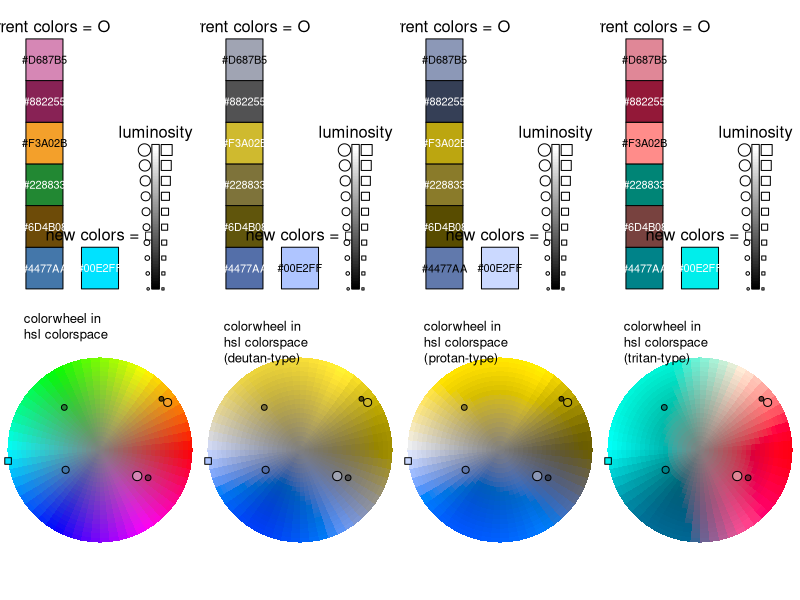

Recreate this plot in R.
library(farver)

#### specify parameters ####
color_space     <-  c("hsl", "lab", "lch", "oklab", "oklch")[4]
colorblind_safe <- T #weights over deutan, protan, tritan vision
colorblind_weights <- c(none = 6,
                        deutan = 6,
                        protan = 2,
                        tritan = 0.1)
brewer_cols <- T
rainbow_circle_cols <- F
constrain_to_similar_colors <- T
fb_rat <- 0.9 #how much wider should the constraint be than the quantiles?
user_cols <- NA
user_cols <- c(Transcriptomics = "#4477AA",
               Metabolomics = "#6D4B08",
               Proteomics = "#228833",
               Phosphoproteomics = "#F3A02B",
               ATAC = "#882255",
               Methylation = "#D687B5")
n_rainbow = 6
n_optim_runs <- 100
n_cols_to_add <- 1
colorwheel_space <- c("hsl", "lch", "oklch")[1]
plot_cbs <- c("none", "deutan", "protan", "tritan")[1:4]

#### functions ####
polar2cart <- function(t, r){c(r*cos(t), r * sin(t))}

logit <- function(p){log(p/(1-p))}

invlogit <- function(x){exp(x)/(1+exp(x))}

cyl2cart <- function(t,r,z){c(polar2cart(t,r),z)}

cart2polar <- function(x,y){c(atan(y/x), sqrt(x^2 + y^2))}

shrink <- function(x, a = 0.1){c(x[1] + diff(x)/2*a, x[2] - diff(x)/2*a)}

cvd_convert <- function(cols, severity = 1, linear = T, 
                        type = c("none", "deutan", "protan", "tritan")[1]){
  if(type == "deutan"){
    return(colorspace::deutan(cols, severity = severity, linear = linear))
  } else if(type == "protan"){
    return(colorspace::protan(cols, severity = severity, linear = linear))
  } else if(type == "tritan"){
    return(colorspace::tritan(cols, severity = severity, linear = linear))
  } else {
    return(cols)
  }
}

#set bounds across channels
flex_bounds <- function(x, xlim = c(0,1), rat = 1.1){
  range_x <- diff(range(x))
  mean_x <- mean(x)
  new_x <- mean_x + c(-1,1) / 2 * range_x * rat 
  new_x[1] <- max(xlim[1], new_x[1])
  new_x[2] <- min(xlim[2], new_x[2])
  return(new_x)
}

rescale <- function(M) {
  for (cni in cn)
    M[, cni] <- M[, cni] *
      (cs_ranges[[color_space]]$max[cni] -
         cs_ranges[[color_space]]$min[cni]) +
      cs_ranges[[color_space]]$min[cni]
  M
}


#specify objective function
mean_dist_func <- function(par,
                           curr_cols,
                           bounds_sc, 
                           bounds_l,
                           color_space,
                           cs_ranges,
                           dist_alg = "cie2000",
                           colorblind_safe = TRUE,
                           colorblind_weights = c(none = 6,
                                                  deutan = 6,
                                                  protan = 2,
                                                  tritan = 0.1),
                           init_weights = NULL,
                           init_colors = NULL,
                           return_info = F) {
  
  cn <- colnames(curr_cols)
  
  # transform params to [0,1]
  m <- matrix(par, ncol = length(cn), byrow = TRUE)
  nncols <- nrow(m)
  colnames(m) <- cn
  
  #for luminosity
  if ("l" %in% cn){
    if(nrow(m) > 1) {
      m[2:nrow(m), "l"] <- exp(m[2:nrow(m), "l"])
      m[, "l"]          <- cumsum(m[, "l"])
    } 
    m[, "l"] <- plogis(m[, "l"]) * diff(bounds_l) + bounds_l[1]
  }
  
  #for chroma / saturation
  if (any(cn %in% c("s","c"))){
    m[, intersect(c("s","c"), cn)] <-
      plogis(m[, intersect(c("s","c"), cn)]) *
      diff(bounds_sc) + bounds_sc[1]
  }
  
  #for remaining channels
  other_channels <- !(cn %in% c("s","c", "l"))
  if (any(other_channels)){
    m[, other_channels] <- plogis(m[, other_channels])
  }
  
  #then convert back to real units and recover hex codes
  new_hex <- encode_colour(rescale(m), from = color_space)
  curr_hex <- encode_colour(rescale(curr_cols), from = color_space)
  
  #convert to colorblind-space and compute pairwise distances
  if (colorblind_safe){
    cvd_states <- c("deutan","protan","tritan","none")
  } else {
    cvd_states <- "none"
  }  
  
  d <- setNames(numeric(length(cvd_states)), cvd_states)
  for (cvd_state in cvd_states) {
    
    #simulate colorblindness
    nh <- cvd_convert(new_hex, type = cvd_state)
    ch <- cvd_convert(curr_hex, type = cvd_state)
    
    #get back into appropriate colorspace
    cvals <- farver::decode_colour(ch, to = color_space)
    nvals <- farver::decode_colour(nh, to = color_space)
    
    #find distances between colors
    dists <- c(
      #old colors to new colors
      compare_colour(from = cvals, to = nvals, 
                     method = dist_alg, 
                     from_space = color_space),
      #new colors to new colors
      compare_colour(from = nvals, 
                     method = dist_alg, 
                     from_space = color_space)[upper.tri(diag(length(nh)))]
    )
    
    #compute harmonic mean of distances
    hmean_dist <- 1 / mean(1/dists)
    d[[cvd_state]] <- hmean_dist
    
  }
  
  #compute weighted harmonic mean
  wd <- sum(d * colorblind_weights[cvd_states])
  
  #also compute a penalty term so values can't rocket away
  penalty <- sum(par^2)
  
  #are we trying to also stick to some initial colors?
  if(!is.null(init_weights) & !is.null(init_colors)){
    init_cvals <- farver::decode_colour(init_colors, to = color_space)
    dists_to_init <- sapply(1:nncols, function(ci){
      compare_colour(from = init_cvals[ci,], to = nvals[ci,], 
                     method = dist_alg, 
                     from_space = color_space)})
    weighted_dists_to_init <- sum(dists_to_init * init_weights)
    penalty <- penalty + weighted_dists_to_init
  }
  
  #do we want to return the objective, or other relevant metadata?
  if(return_info){
    out <- list(wd = wd,
                new_hex = new_hex)
  } else {
    #since optim minimizes but we want to maximize the distance, multiply by -1
    out <- -wd + penalty
  }
  
  return(out)
  
}

#### generate colors ####
#generate colors in specified colorspace
if(brewer_cols){
  cols <- RColorBrewer::brewer.pal(8, "Set1")
  dat <- farver::decode_colour(cols, to = color_space)
} 
if(rainbow_circle_cols){
  dat <- do.call(rbind, lapply(1:n_rainbow, function(x) 
    farver::decode_colour("red", to = color_space)))
  dat[,"h"] <- seq(0, 360, length.out = n_rainbow + 1)[-1]
  cols <- encode_colour(dat, from = color_space)
}
if(!all(is.na(user_cols))){
  cols <- user_cols
  dat <- farver::decode_colour(cols, to = color_space)
}

#rescale colorspaces to be out of 1
cs_ranges <- list(
  hsl = list(
    min = c(h = 0, s = 0, l = 0),
    max = c(h = 360, s = 100, l = 100)
  ),
  lab = list(
    min = c(l = 0, a = -128, b = -128),
    max = c(l = 100, a = 127, b = 127)
  ),
  lch = list(
    min = c(l = 0, c = 0, h = 0),
    max = c(l = 100, c = 140, h = 360)
  ),
  oklab = list(
    min = c(l = 0, a = -0.5, b = -0.5),
    max = c(l = 1, a = 0.5, b = 0.5)
  ),
  oklch = list(
    min = c(l = 0, c = 0, h = 0),
    max = c(l = 1, c = 0.4, h = 360)
  )
)

cn <- colnames(dat) #channel or column names
for(cni in cn){
  dat[,cni] <- (dat[,cni] - cs_ranges[[color_space]]$min[cni]) / 
    (cs_ranges[[color_space]]$max[cni] - cs_ranges[[color_space]]$min[cni])  
}


if(constrain_to_similar_colors){
  
  #for the saturation or chroma channel, if one exists
  if(any(cn %in% c("s", "c"))){
    bounds_sc <- flex_bounds(quantile((dat[,2]), probs = c(0.05,0.95)), rat = fb_rat)  
  } else {
    bounds_sc <- c(0,1)
  }
  #for the luminosity channel
  bounds_l <- flex_bounds(quantile((dat[,"l"]), probs = c(0.1,0.9)), rat = fb_rat)
  
} else {
  bounds_sc <- c(0,1)
  bounds_l <- c(0,1)
}

#### optimize colors ####

#initialize parameter vector
starts <- lapply(1:n_optim_runs, function(i){
  rnorm(n_cols_to_add * ncol(dat), sd = 1)
})

#do optimization
all_output <- do.call(rbind, parallel::mclapply(1:n_optim_runs, function(i){
  opt <- optimx::optimx(
    par       = starts[[i]],
    fn        = mean_dist_func,
    curr_cols        = dat,
    bounds_sc       = bounds_sc,
    bounds_l        = bounds_l,
    color_space     = color_space,
    colorblind_weights = colorblind_weights,
    cs_ranges       = cs_ranges,
    method          = c("BFGS")[1],
    colorblind_safe = colorblind_safe)
  return(opt)
}, mc.cores = 12))
  
#find optimal color
output <- all_output[which.min(all_output$value),]
raw_pars <- unlist(output[paste0("p", 1:length(starts[[1]]))])
new_cols <- mean_dist_func(par = raw_pars,
                           curr_cols        = dat,
                           bounds_sc       = bounds_sc,
                           bounds_l        = bounds_l,
                           color_space     = color_space,
                           colorblind_weights = colorblind_weights,
                           cs_ranges       = cs_ranges,
                           colorblind_safe = colorblind_safe, 
                           return_info = T)$new_hex


#### plot results ####

png(filename = "~/color_addition.png", width = 750 * length(plot_cbs), height = 1000, pointsize = 30)
par(mfcol = c(2,4), mar = c(0,0,0,0))

for(plot_cb in plot_cbs){

#plot colorspace w/ old and new colors
plot(x = NULL, y = NULL, pch = 15, col = cols, cex = 10, xlim = c(0,5), ylim = c(0, 1),
     frame.plot = F, xlab = "", ylab = "", xaxt = "n", yaxt = "n")
max_col_num <- max(length(cols), length(new_cols))
col_height <- 0.9 / max_col_num
rect(xleft = rep(0.5, length(cols)), xright = rep(1.5, length(cols)), 
     ybottom = cumsum(c(0, rep(col_height, length(cols)-1))),
     ytop = cumsum(rep(col_height, length(cols))), col = cvd_convert(cols = cols, type = plot_cb))
rect(xleft = rep(2, length(new_cols)), xright = rep(3, length(new_cols)), 
     ybottom = cumsum(c(0, rep(col_height, length(new_cols)-1))),
     ytop = cumsum(rep(col_height, length(new_cols))), col = cvd_convert(cols = new_cols, type = plot_cb))

#should we plot color hex in black or white?
curr_tcol <- c(0:1)[1 + (farver::decode_colour(cvd_convert(cols = cols, type = plot_cb), to = "hsl")[,"l"] > 50)]
new_tcol <- c(0:1)[1 + (farver::decode_colour(cvd_convert(cols = new_cols, type = plot_cb), to = "hsl")[,"l"] > 50)]

#color hex values
text(x = 1, y = cumsum(c(0, rep(col_height, length(cols)-1))) + col_height / 2, 
     labels = cols, col = curr_tcol)
text(x = 2.5, y = cumsum(c(0, rep(col_height, length(new_cols)-1))) + col_height / 2, 
     labels = new_cols, col = new_tcol)

#color labels
text(1, length(cols) * col_height, cex = 1.5, "current colors = O", srt = 0, pos = 3)
text(2.5, length(new_cols) * col_height, cex = 1.5, "new colors = □", srt = 0, pos = 3)

#luminosity
nsegs <- 50
rect(xleft = rep(3.9, nsegs), xright = rep(4.1, nsegs), ybottom = seq(0,0.5, length.out = nsegs), ytop = seq(0,0.5, length.out = nsegs) + 0.5 / nsegs, 
         border = farver::encode_colour(matrix(nrow = nsegs, ncol = 3, data = c(rep(0, nsegs), rep(0,nsegs), seq(0,100, length.out = nsegs))), from = "hsl"),
         col = farver::encode_colour(matrix(nrow = nsegs, ncol = 3, data = c(rep(0, nsegs), rep(0,nsegs), seq(0,100, length.out = nsegs))), from = "hsl"))
rect(xleft = 3.9, xright = 4.1, ybottom = 0, ytop = 0.5 + 1 / nsegs)
points(x = rep(3.8, 10) - seq(0,0.1, length.out = 10), y = seq(0,0.5, length.out = 10), pch = 21, cex = seq(0,100, length.out = 10) / 50 + 0.5)
points(x = rep(4.2, 10) + seq(0,0.1, length.out = 10), y = seq(0,0.5, length.out = 10), pch = 22, cex = seq(0,100, length.out = 10) / 50 + 0.5)
text(4, 0.5 + 1 / nsegs, cex = 1.5, "luminosity", srt = 0, pos = 3)

#plot color wheel
plot(1,1,col = "white", xlim = c(-1,1), ylim = c(-1,1), frame.plot = F, xlab = "", 
     ylab = "", xaxt = "n", yaxt = "n", asp = 1)
n_slices_t <- 60
n_slices_r <- 20
degrees <- seq(0,2*pi, length.out = n_slices_t+1)
dd <- diff(degrees)[1]/2
radii <- seq(0,1, length.out = n_slices_r+1)
rd <- diff(radii)[1]/2
for(ts in 1:n_slices_t){
  for(rs in 1:n_slices_r){
    coords <- rbind(polar2cart(t = degrees[ts], r = radii[rs]),
                    polar2cart(t = degrees[ts], r = radii[rs+1]),
                    polar2cart(t = degrees[ts+1], r = radii[rs+1]),
                    polar2cart(t = degrees[ts+1], r = radii[rs]))
    coords <- rbind(coords, coords[1,])
    
    # Get center hue/chroma of this slice
    hue_deg   <- (degrees[ts] + dd) / (2 * pi) * 360
    chroma    <- (radii[rs] + rd)
    
    # Build input for encode_colour depending on space
    fixed_lightness <- ifelse(colorwheel_space == "hsl", 0.5, 0.75)
    wheel_col <- switch(colorwheel_space,
                        hsl   = encode_colour(t(c(h = hue_deg,
                                                  s = chroma * cs_ranges[["hsl"]]$max["s"],
                                                  l = fixed_lightness * cs_ranges[["hsl"]]$max["l"])), from = "hsl"),
                        lch   = encode_colour(t(c(l = fixed_lightness * cs_ranges[["lch"]]$max["l"],
                                                  c = chroma * cs_ranges[["lch"]]$max["c"],
                                                  h = hue_deg)), from = "lch"),
                        oklch = encode_colour(t(c(l = fixed_lightness,
                                                  c = chroma,
                                                  h = hue_deg)), from = "oklch"),
                        stop("Unsupported colorwheel_space: ", colorwheel_space)
    )
    wheel_col <- cvd_convert(cols = wheel_col, type = plot_cb)
    polygon(x = coords[,1], y = coords[,2], border = NA, col = wheel_col)
  }
}

# Decode to chosen colorspace
colorwheel_cols     <- farver::decode_colour(cols, to = colorwheel_space)
colorwheel_new_cols <- farver::decode_colour(new_cols, to = colorwheel_space)

# Get coordinate mapping for current and new colors
s_or_c <- intersect(c("s", "c"), names(cs_ranges[[colorwheel_space]]$max))
coords_curr_cols <- t(apply(colorwheel_cols, 1, function(x)
  polar2cart(t = x["h"] / 360 * 2 * pi,
             r = x[s_or_c] / cs_ranges[[colorwheel_space]]$max[s_or_c])
))

coords_new_cols <- t(apply(colorwheel_new_cols, 1, function(x)
  polar2cart(t = x["h"] / 360 * 2 * pi,
             r = x[s_or_c] / cs_ranges[[colorwheel_space]]$max[s_or_c])
))

# Choose point sizes based on lightness (normalize to 0‥1 if needed)
l_range <- cs_ranges[[colorwheel_space]]               # same list you use elsewhere
l_min   <- l_range$min["l"];  l_max <- l_range$max["l"]

l_old_norm <- (colorwheel_cols[,"l"]     - l_min) / (l_max - l_min)
l_new_norm <- (colorwheel_new_cols[,"l"] - l_min) / (l_max - l_min)

cex_old <- 0.5 + 2 * l_old_norm
cex_new <- 0.5 + 2 * l_new_norm

# Plot original and new colors
points(coords_curr_cols[,1], coords_curr_cols[,2],
       pch = 21, bg = cvd_convert(cols = cols, type = plot_cb),     col = "black", cex = cex_old)
points(coords_new_cols[,1],  coords_new_cols[,2],
       pch = 22, bg = cvd_convert(cols = new_cols, type = plot_cb), col = "black", cex = cex_new)

legend("topleft", legend = paste0("colorwheel in\n", colorwheel_space, " colorspace",
                                  ifelse(plot_cb == "none", "", paste0("\n(", plot_cb, "-type)"))), bty = "n", cex = 1.2)

}

dev.off()
